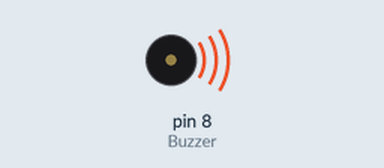
Bench run of a sketch on a simulated Arduino Uno, built with avr-gcc and run on an emulated ATmega328P. Shown: buzzer (waves = sounding).

Above: at 0.1 s.
At 1.1 s:
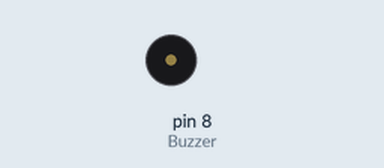
Timing chart, 0 to 2.6 s (numbered marks = the images above):
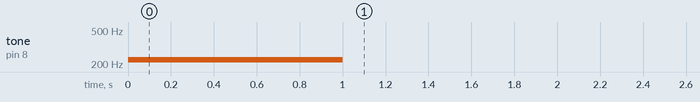

The sketch:

test.ino
```cpp
// MS EDIT
#include <IRremote.h>
#include <Servo.h>

// buzzer
const int Buzzer = 8;  // 262, 294, 330, 393, 440, 494, 523(C D E F G A B)

// IRRecv
const int RECV_PIN = 3;
IRrecv irrecv(RECV_PIN);
decode_results results;

int fspeed = 1;
// DC_MOTOR
const int moPin1 = 11;
const int moPin2 = 10;
int count = 0;  // 버튼 누른 횟수
int state = 0;

// power global rotate global
int power = 0;
int RotationVal = 0;

//buzzer
int cur_buzzer = 0;
int prev_buzzer = 0;

void setup() {
  // BUZZER
  pinMode(8, OUTPUT);


  // IR 수신 시작
  irrecv.enableIRIn();

  Serial.begin(9600);
  ON_buzzer();
  //"decode" 함수 내 광고 문구 실행
  // if (irrecv.decode(&results)) {}
}

void ON_buzzer(void) {
  tone(Buzzer, 225, 1000);
  results.value = 0;
}

void loop() {
  if (irrecv.decode(&results)) {
    Serial.print("results.value: ");
    Serial.println(results.value);
    irrecv.resume();
  }
}
```

Measured:
- by itself, tone on pin 8 (Buzzer): silent → 225 Hz at 0.00 s, → silent 1.0 s later
